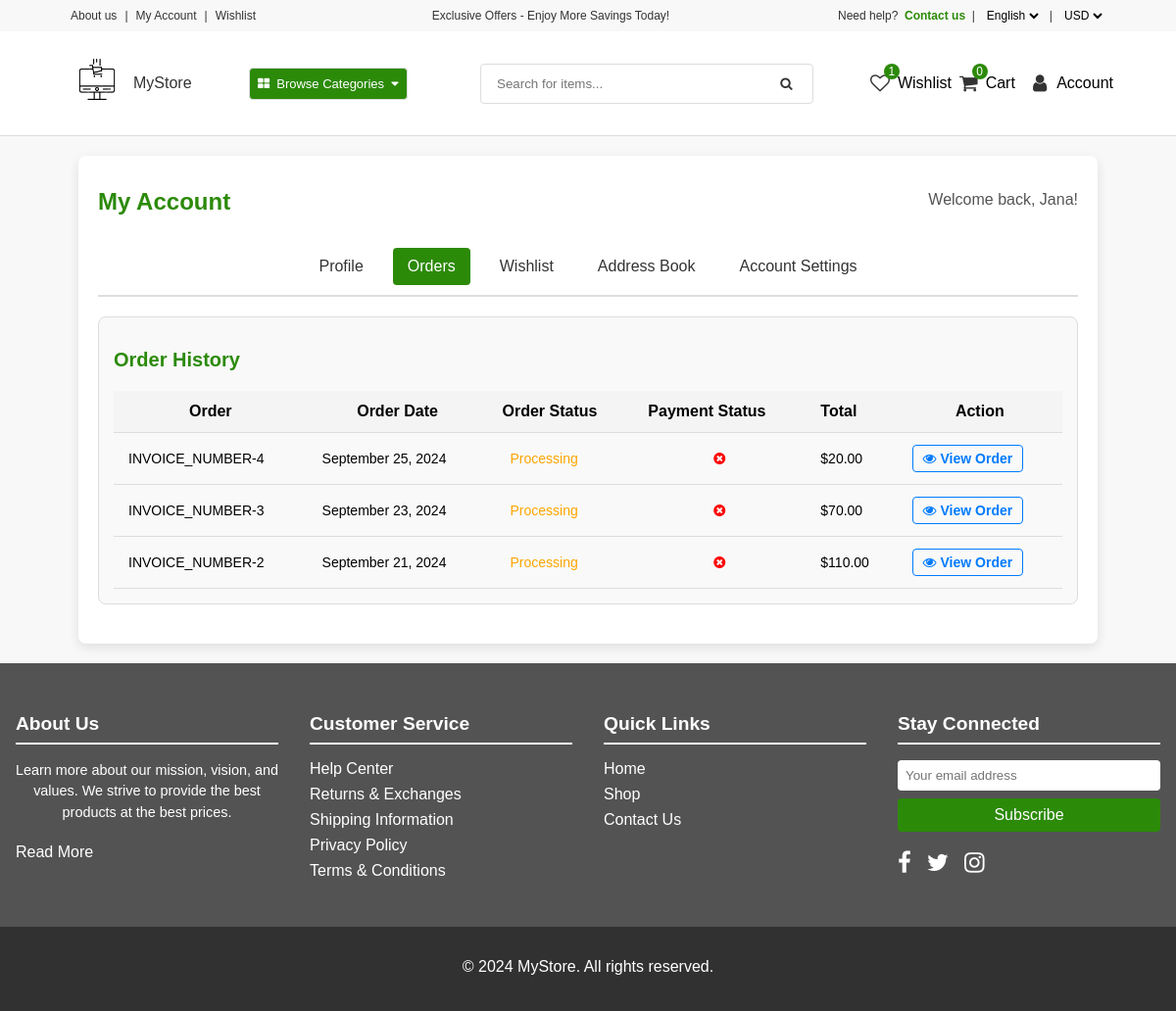
The app's page /account/order-history/ (signed in), older data.
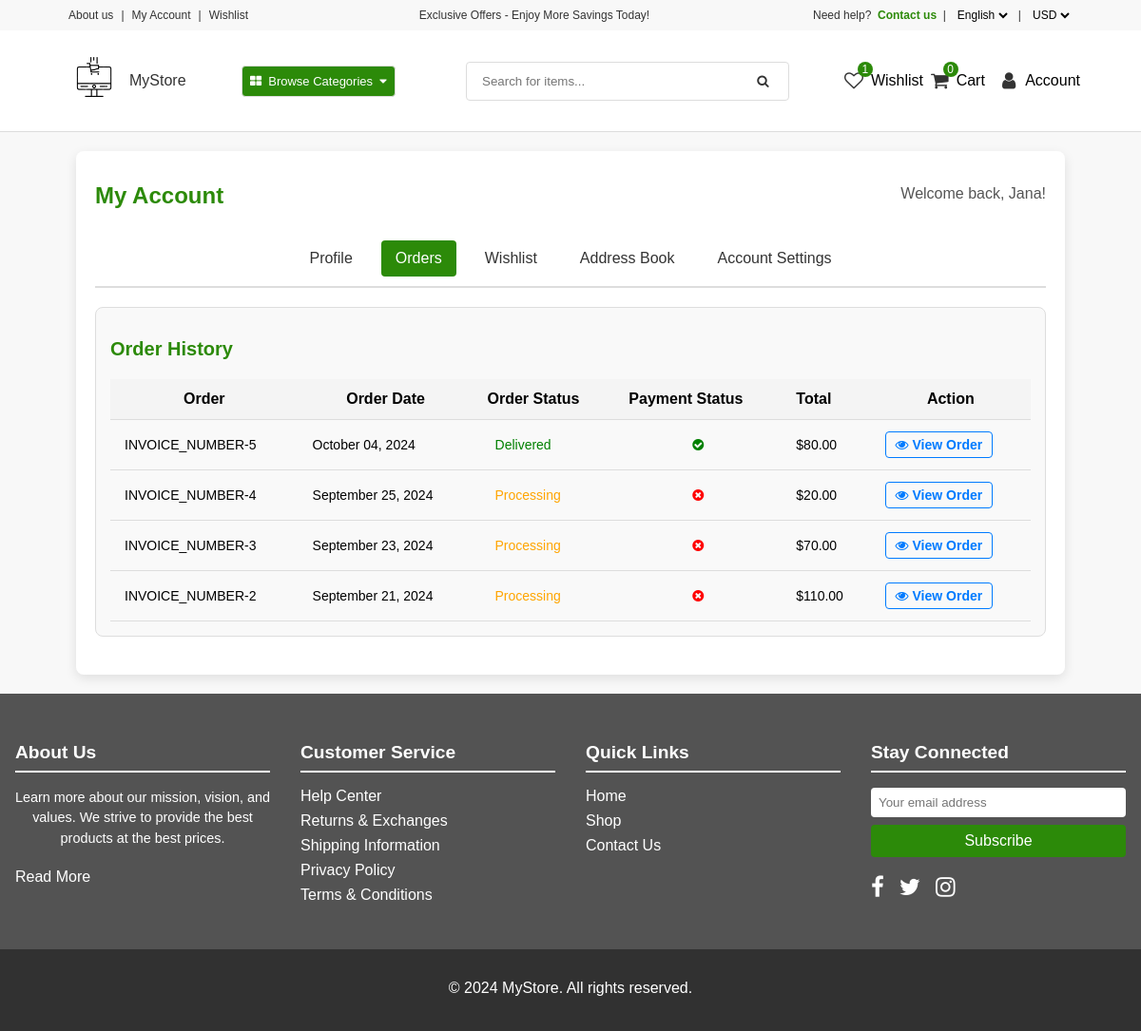
The same page, newer data.
### core/models.py (models this page shows)
class CartOrder(models.Model):
    user = models.ForeignKey(User, on_delete=models.CASCADE)
    full_name = models.CharField(max_length=200, null=True, blank=True)
    email = models.CharField(max_length=200, null=True, blank=True)
    phone_number = models.CharField(max_length=100, null=True, blank=True)
    address = models.CharField(max_length=100, null=True, blank=True)
    payment_method = models.CharField(choices=PAYMENT_CHOICE, max_length=30)
    price = models.DecimalField(max_digits=12, decimal_places=2, default="0.00")
    paid_status = models.BooleanField(default=False)
    order_date = models.DateTimeField(auto_now_add=True)
    order_status = models.CharField(choices=ORDER_CHOICE, max_length=20, default="processing")
    class Meta:
        verbose_name_plural = "Cart Order"

### core/views.py (the view)
# urls.py: path('account/order-history/', order_history, name='order-history'),  # URL for the order history page
def order_history(request):
    orders = CartOrder.objects.filter(user=request.user).order_by("-id")
    context = {
        "orders": orders,
    }
    return render(request, 'core/order-history.html', context)

### core/context_processor.py (called while the page is built)
def default(request):
    categories = Category.objects.all()
    try:
        address = Address.objects.get(user=request.user)
    except:
        address = None
    try:
        wishlist = Wishlist.objects.filter(user=request.user)
    except:
        wishlist = None
    return {
        'categories' : categories,
        'address' : address,
        'wishlist' : wishlist
    }

### userauths/models.py (called while the page is built)
    def __str__(self):
        return self.username

### templates/core/order-history.html (shortened to what this page needs)
{% extends 'partials/base1.html' %}
{% load static %}
{% block content %}
    <main class="main-background">
        <div class="account-container">
            <div class="head">
                <h1>My Account</h1>
                <p class="welcome-message" id="welcomeMessage">Welcome back, {{ request.user|title }}!</p>
            </div>
            <div class="tabs">
                <button id="profile-tab" class="btn-link" data-url="{% url 'core:account' %}">Profile</button>
                <button id="order-history-tab" class="active btn-link" data-url="{% url 'core:order-history' %}">Orders</button>
                <button id="wishlist-section-tab" class="btn-link" data-url="{% url 'core:account-wishlist' %}">Wishlist</button>
                <button id="address-book-tab" class="btn-link" data-url="{% url 'core:address-book' %}">Address Book</button>
                <button id="account-settings-tab" class="btn-link" data-url="{% url 'core:account-settings' %}">Account Settings</button>
            </div>
            <div id="order-history" class="tab-section order-history">
                <h2>Order History</h2>
                <table class="order-history-table">
                    <thead>
                        <tr>
                            <th style="text-align: center;">Order</th>
                            <th style="text-align: center;">Order Date</th>
                            <th>Order Status</th>
                            <th>Payment Status</th>
                            <th>Total</th>
                            <th style="text-align: center;">Action</th>
                        </tr>
                    </thead>
                    <tbody>
                        {% for order in orders %}
                            <tr>
                                <td>INVOICE_NUMBER-{{ order.id }}</td>
                                <td>{{ order.order_date|date:"F d, Y" }}</td>
                                <td><span class="{{ order.order_status }}">{{ order.order_status|capfirst }}</span></td>
                                {% if order.paid_status == True %}
                                <td class="delivered" style="text-align: center;"><i class="fa fa-check-circle"></i></td>
                                {% else %}
                                <td class="canceled" style="text-align: center;"><i class="fa fa-times-circle"></i></td>
                                {% endif %}
                                <td>${{ order.price|floatformat:2 }}</td>
                                <td><a class="view-button" href="{% url 'core:order_details' order.id%}"><i class="fa fa-eye"></i> View Order</a></td>
                            </tr>
                        {% endfor %}
                    </tbody>
                </table>
            </div>
        </div>
    </main>
{% endblock content %}

Row changes from the older to the newer data that the page shows:
added CartOrder: id "5", order_date "October 04, 2024", order_status "Delivered", paid_status True (drawn), price "80.00"
